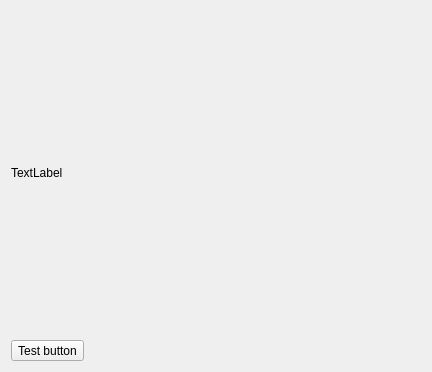
<?xml version="1.0" encoding="UTF-8"?>
<ui version="4.0">
 <class>Form</class>
 <widget class="QWidget" name="Form">
  <property name="geometry">
   <rect>
    <x>0</x>
    <y>0</y>
    <width>432</width>
    <height>372</height>
   </rect>
  </property>
  <property name="windowTitle">
   <string>Form</string>
  </property>
  <layout class="QVBoxLayout" name="verticalLayout_2">
   <item>
    <widget class="QLabel" name="label">
     <property name="text">
      <string>TextLabel</string>
     </property>
    </widget>
   </item>
   <item>
    <layout class="QVBoxLayout" name="verticalLayout">
     <item>
      <widget class="QToolButton" name="toolButton">
       <property name="text">
        <string>Test button</string>
       </property>
      </widget>
     </item>
    </layout>
   </item>
  </layout>
 </widget>
 <resources/>
 <connections/>
</ui>
